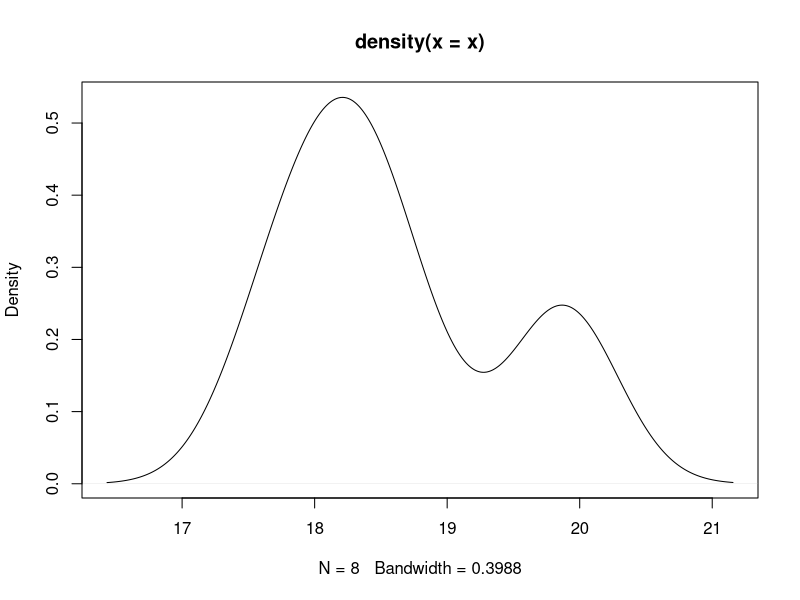
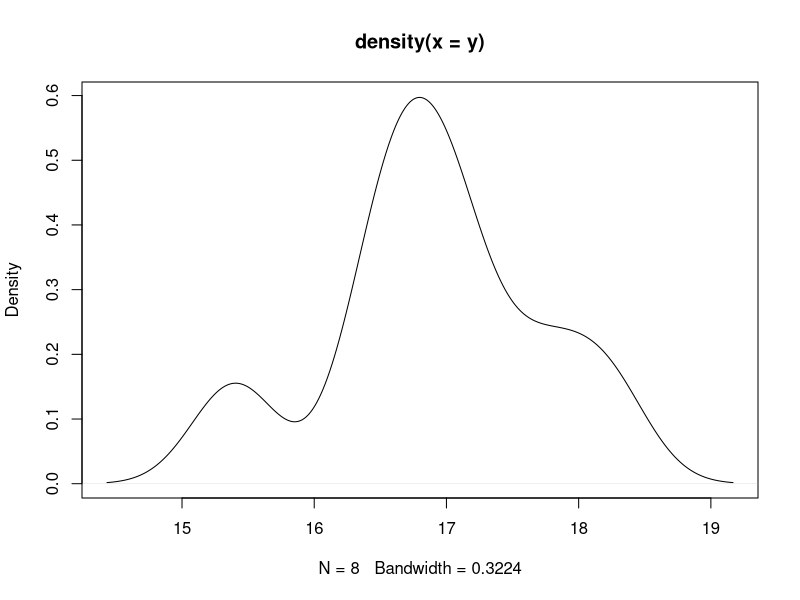

Write R code to recreate these figures, in order.
x <- c(18.27, 18.41, 17.85, 19.80, 18.20, 19.96, 18.75, 17.63)
y <- c(17.12, 16.99, 16.55, 18.20, 16.80, 17.70, 16.50, 15.40)


plot(density(x))
plot(density(y))

# B1
B1 <- cov(x,y)/var(x)
# Ante un aumento de una unidad de la humedad a la salida del secadero, la 
# esperanza de la humedad a la entrada del silo aumenta en 0.83112

# B0
B0 <- mean(y) - B1*mean(x)

#S2
y_sombrero <- B0 + B1*x
S2 <- sum((y-y_sombrero)**2)/(length(x)-2)

